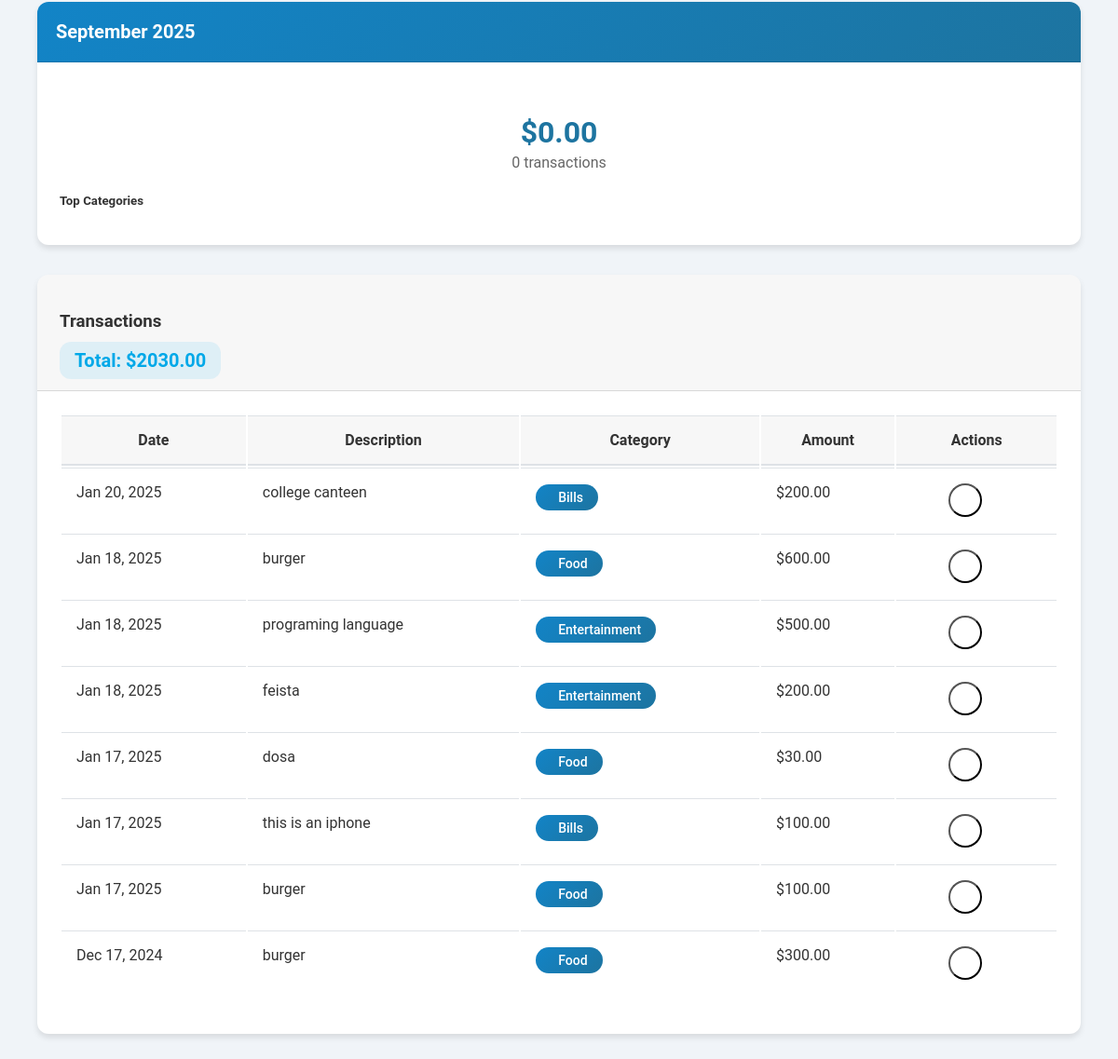
Before: /expense-list/ (signed in, lower part) with the older database file.
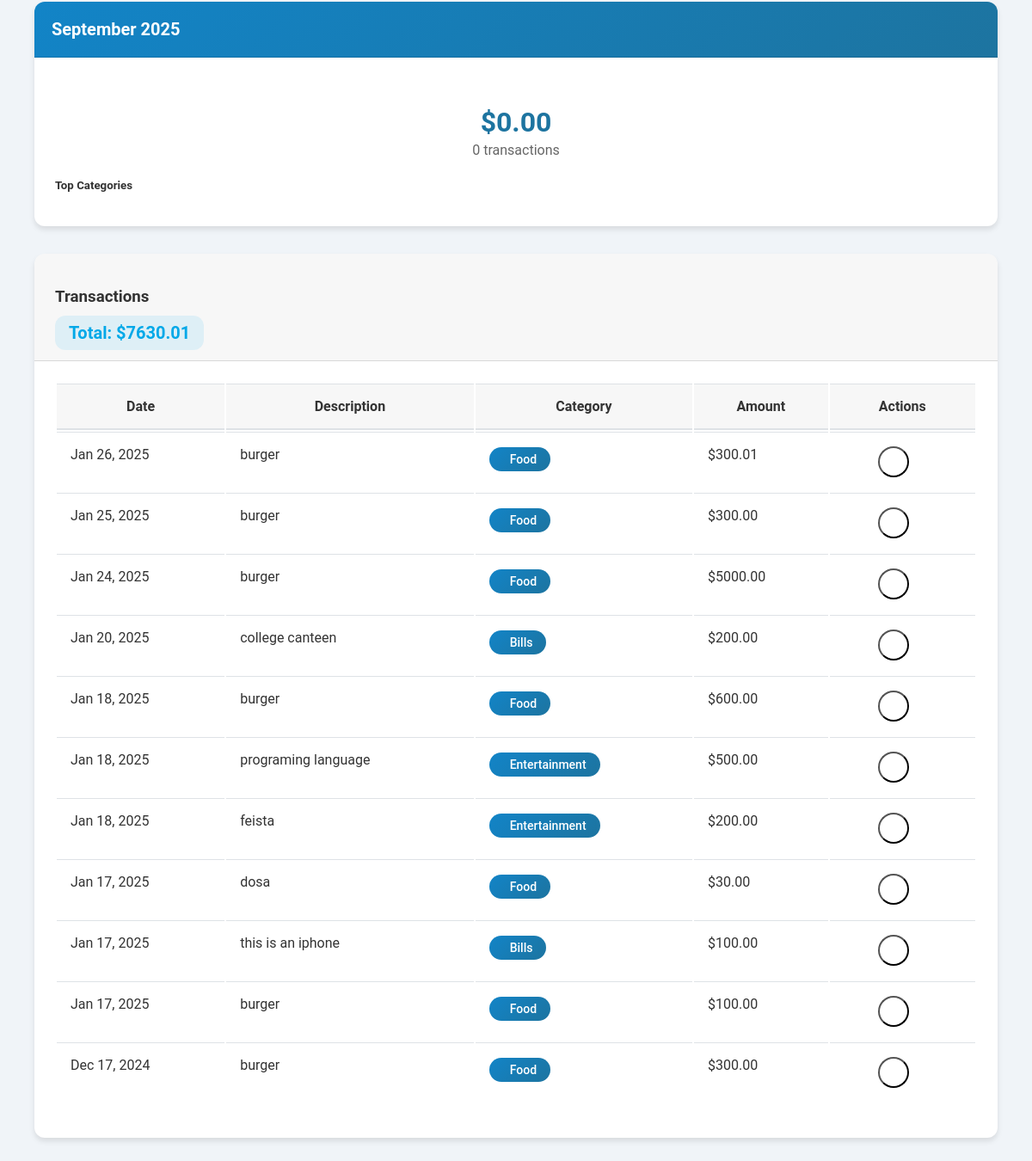
After: the same page with the newer database file.
### Expenses/models.py (models this page shows, shortened)
class Expense(models.Model):
    RECURRING_CHOICES = [
        ('none', 'None'),
        ('daily', 'Daily'),
        ('weekly', 'Weekly'),
        ('monthly', 'Monthly'),
        ('yearly', 'Yearly'),
    ]
    user = models.ForeignKey(User, on_delete=models.CASCADE)
    category = models.ForeignKey(Category, on_delete=models.SET_NULL, null=True, blank=True)
    amount = models.DecimalField(
        max_digits=10,
        decimal_places=2,
        validators=[MinValueValidator(0.01)]
    )
    description = models.CharField(max_length=200)
    date = models.DateField()
    recurring = models.CharField(
        max_length=10,
        choices=RECURRING_CHOICES,
        default='none'
    )
    created_at = models.DateTimeField(auto_now_add=True)
    updated_at = models.DateTimeField(auto_now=True)

class Category(models.Model):
    name = models.CharField(max_length=100)
    user = models.ForeignKey(User, on_delete=models.CASCADE)
    budget = models.DecimalField(
        max_digits=10,
        decimal_places=2,
        validators=[MinValueValidator(0)],
        default=0
    )
    class Meta:
        verbose_name_plural = 'Categories'
        unique_together = ['name', 'user']

### Expenses/views.py (the view)
# urls.py: path('expense-list/', views.expense_list, name='expense_list'),
@login_required(login_url='login')
def expense_list(request):
    category = request.GET.get('category')
    date_from = request.GET.get('date_from')
    date_to = request.GET.get('date_to')
    sort_by = request.GET.get('sort_by', '-date')  # Default sort by date descending
    expenses = Expense.objects.filter(user=request.user)
    if category:
        expenses = expenses.filter(category_id=category)
    if date_from:
        expenses = expenses.filter(date__gte=date_from)
    if date_to:
        expenses = expenses.filter(date__lte=date_to)
    expenses = expenses.order_by(sort_by)
    categories = Category.objects.filter(user=request.user)
    total_amount = expenses.aggregate(total=Sum('amount'))['total'] or 0
    today = datetime.now().date()
    monthly_comparisons = []
    for month_offset in range(3):
        month_date = today - timedelta(days=30 * month_offset)
        month_start = month_date.replace(day=1)
        if month_offset < 2:
            month_end = (month_start + timedelta(days=32)).replace(day=1) - timedelta(days=1)
        else:
            month_end = month_date
        month_data = Expense.objects.filter(
            user=request.user,
            date__gte=month_start,
            date__lte=month_end
        )
        month_total = month_data.aggregate(total=Sum('amount'))['total'] or 0
        top_categories = month_data.values(
            'category__name'
        ).annotate(
            total=Sum('amount')
        ).order_by('-total')[:3]  # Get top 3 categories
        for category in top_categories:
            category['percentage'] = (category['total'] / month_total * 100) if month_total > 0 else 0
            category['total'] = float(category['total'])
        monthly_comparisons.append({
            'month': month_start.strftime('%B %Y'),
            'total': float(month_total),
            'top_categories': list(top_categories),
            'transaction_count': month_data.count()
        })
    context = {
        'expenses': expenses,
        'categories': categories,
        'total_amount': total_amount,
        'selected_category': category,
        'date_from': date_from,
        'date_to': date_to,
        'sort_by': sort_by,
        'monthly_comparisons': monthly_comparisons
    }
    return render(request, 'expenses/expense_list.html', context)

### Expenses/templates/expenses/expense_list.html (shortened to what this page needs)
{% extends 'base.html' %}
{% load static %}
{% block css_files %}
<link rel="stylesheet" href="{% static 'css/expense_list.css' %}">
{% endblock %}
{% block content %}
<div class="dashboard-container">
    <main class="main-content">
        <div class="container">
            <div class="row mb-4">
                {% for month in monthly_comparisons %}
                <div class="col-md-4">
                    <div class="card monthly-comparison-card">
                        <div class="card-header">
                            <h4>{{ month.month }}</h4>
                        </div>
                        <div class="card-body">
                            <div class="month-total">
                                <h3>${{ month.total|floatformat:2 }}</h3>
                                <p>{{ month.transaction_count }} transactions</p>
                            </div>
                            <div class="top-categories">
                                <h5>Top Categories</h5>
                            </div>
                        </div>
                    </div>
                </div>
                {% endfor %}
            </div>
            <div class="card">
                <div class="card-header d-flex justify-content-between align-items-center">
                    <h3>Transactions</h3>
                    <span class="total-amount">Total: ${{ total_amount|floatformat:2 }}</span>
                </div>
                <div class="card-body">
                    <div class="table-responsive">
                        <table class="table">
                            <thead>
                                <tr>
                                    <th>Date</th>
                                    <th>Description</th>
                                    <th>Category</th>
                                    <th>Amount</th>
                                    <th>Actions</th>
                                </tr>
                            </thead>
                            <tbody>
                                {% for expense in expenses %}
                                <tr>
                                    <td>{{ expense.date|date:"M d, Y" }}</td>
                                    <td>{{ expense.description }}</td>
                                    <td>
                                        <span class="category-badge">
                                            {{ expense.category.name|default:"Uncategorized" }}
                                        </span>
                                    </td>
                                    <td>${{ expense.amount|floatformat:2 }}</td>
                                    <td>
                                        <a href="{% url 'edit_expense' expense.id %}" class="btn btn-icon" title="Edit">
                                        </a>
                                        <button class="btn btn-icon delete-expense" data-expense-id="{{ expense.id }}" title="Delete">
                                        </button>
                                    </td>
                                </tr>
                                {% empty %}
                                <tr>
                                    <td colspan="5" class="text-center">No transactions found.</td>
                                </tr>
                                {% endfor %}
                            </tbody>
                        </table>
                    </div>
                </div>
            </div>
        </div>
    </main>
</div>
{% endblock %}

### Expenses/templates/base.html (shortened to what this page needs)
{% load static %}
<!DOCTYPE html>
<html lang="en">
<head>
   {%block css_files %} {% endblock %}
</head>
<body>
    {% block content %}
    {% endblock %}
</body>
</html>

### Expenses/static/css/expense_list.css (style rules this page uses)
:root { --primary-color: #1284c7; --secondary-color: #1d74a0; --background-color: #f0f4f8; --card-background: #ffffff; --text-primary: #333333; --text-secondary: #666666; --accent-color: #00a8e8; --danger-color: #ff4757; --success-color: #2ed573; --card-shadow: 0 4px 6px rgba(0, 0, 0, 0.1); --hover-shadow: 0 10px 15px rgba(0, 0, 0, 0.1); --border-radius: 12px; --transition: all 0.3s ease; }
body { font-family: 'Roboto', sans-serif; background-color: var(--background-color); color: var(--text-primary); }
.dashboard-container { padding: 2rem; }
.main-content { max-width: 1200px; margin: 0 auto; }
.btn { padding: 0.75rem 1.5rem; border-radius: var(--border-radius); font-weight: 600; text-transform: uppercase; letter-spacing: 0.5px; transition: var(--transition); }
.card { background-color: var(--card-background); border-radius: var(--border-radius); box-shadow: var(--card-shadow); transition: var(--transition); margin-bottom: 2rem; overflow: hidden; }
.card-header { background-color: rgba(0, 0, 0, 0.03); border-bottom: 1px solid rgba(0, 0, 0, 0.125); padding: 1.25rem 1.5rem; }
.card-body { padding: 1.5rem; }
.monthly-comparison-card .card-header { background: linear-gradient(135deg, var(--primary-color), var(--secondary-color)); color: rgb(255, 255, 255); }
.month-total h3 { font-size: 2.5rem; font-weight: 700; color: var(--accent-color); }
.monthly-comparison-card { height: 100%; transition: var(--transition); }
.monthly-comparison-card .card-header { background: linear-gradient(135deg, var(--primary-color), var(--secondary-color)); color: white; padding: 1.25rem; }
.monthly-comparison-card .card-header h4 { margin: 0; font-size: 1.25rem; font-weight: 600; }
.month-total { text-align: center; margin-bottom: 1.5rem; }
.month-total h3 { font-size: 2rem; font-weight: 700; color: var(--secondary-color); margin-bottom: 0.25rem; }
.month-total p { color: var(--text-secondary); margin: 0; }
.top-categories h5 { color: var(--text-primary); margin-bottom: 1rem; font-weight: 600; }
.table { width: 100%; margin-bottom: 1rem; color: var(--text-primary); }
.table th, .table td { padding: 1rem; vertical-align: top; border-top: 1px solid #dee2e6; }
.table thead th { vertical-align: bottom; border-bottom: 2px solid #dee2e6; background-color: rgba(0, 0, 0, 0.03); font-weight: 600; }
.category-badge { background: linear-gradient(135deg, var(--primary-color), var(--secondary-color)); color: white; padding: 0.4rem 1rem; border-radius: 50px; font-size: 0.875rem; display: inline-flex; align-items: center; gap: 0.5rem; font-weight: 500; }
.btn-icon { width: 36px; height: 36px; padding: 0; display: inline-flex; align-items: center; justify-content: center; border-radius: 50%; color: var(--text-secondary); background: transparent; transition: var(--transition); }
.total-amount { font-size: 1.25rem; font-weight: 700; color: var(--accent-color); padding: 0.5rem 1rem; border-radius: var(--border-radius); background: rgba(0, 168, 232, 0.1); }

Changed rows visible on the page:
added Expense: date "Jan 26, 2025", description "burger", category.name "Food", amount "300.01"
added Expense: date "Jan 25, 2025", description "burger", category.name "Food", amount "300.00"
added Expense: date "Jan 24, 2025", description "burger", category.name "Food", amount "5000.00"
Other visible differences:
{{ total_amount|floatformat:2 }}: "2030.00" → "7630.01"
